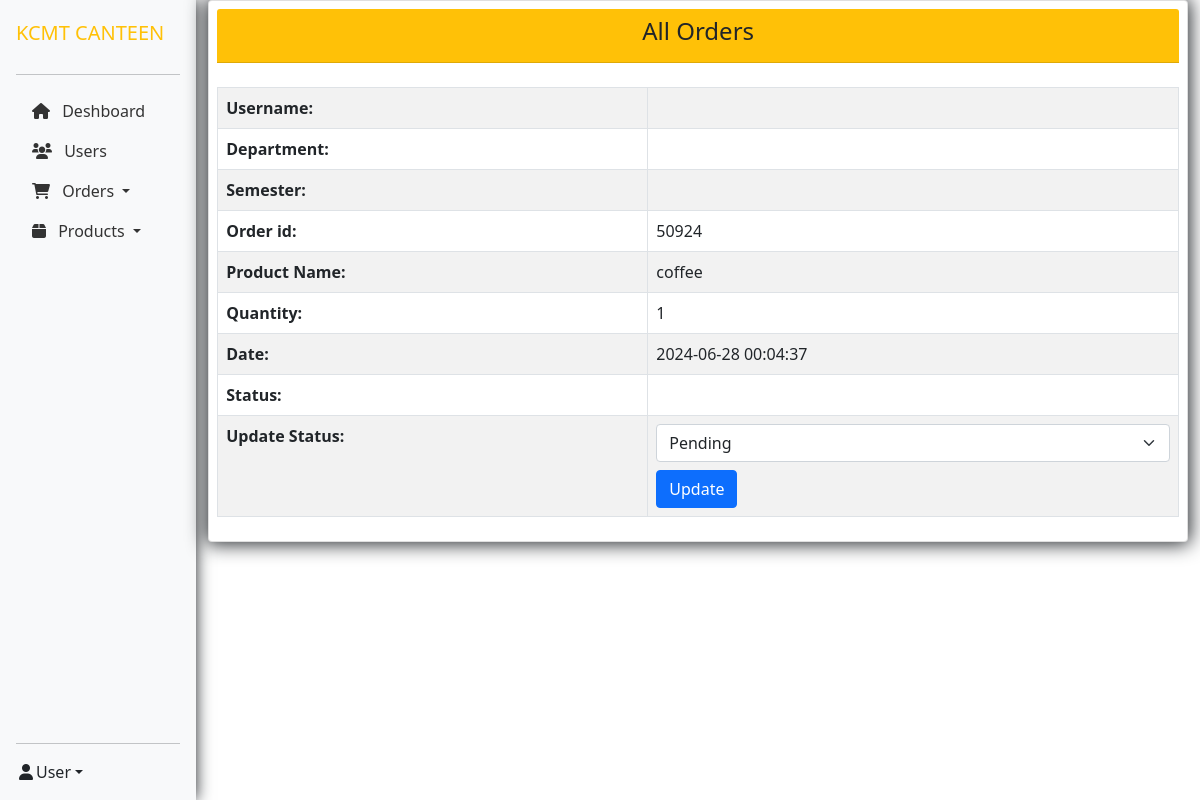
/admin/view_order.php?o_num=5, run on the app's committed database.
### tables this page shows
CREATE TABLE `users_orders` (
  `o_id` int(222) NOT NULL,
  `u_id` int(222) NOT NULL,
  `o_num` int(11) NOT NULL,
  `name` varchar(222) NOT NULL,
  `quantity` int(222) NOT NULL,
  `price` decimal(10,2) NOT NULL,
  `status` varchar(222) DEFAULT NULL,
  `date` timestamp NOT NULL DEFAULT current_timestamp() ON UPDATE current_timestamp(),
  `payment_method` varchar(200) NOT NULL
);

### admin/view_order.php (the view, shortened to what this page needs)
<!DOCTYPE html>
<html lang="en">
<?php
include("../connection/connect.php");
?>
<head>
    <link rel="stylesheet" href="https://cdnjs.cloudflare.com/ajax/libs/font-awesome/6.0.0/css/all.min.css">
    <link href="https://cdn.jsdelivr.net/npm/bootstrap@5.0.2/dist/css/bootstrap.min.css" rel="stylesheet"
>
</head>
<body>
    <div id="main-wrapper">
        <div class="d-flex">
            <?php include('include/sidebar.php'); ?>
            <div class="container-fluid">
                <div class="row">
                    <div class="col-lg-12">
                        <div class="card p-2">
                            <div class="card-header bg-warning mb-4">
                                <h4 class="m-b-0 text-dark text-center">All Orders</h4>
                            </div>
                            <div class="table-responsive m-t-20">
                                <table id="myTable" class="table table-bordered table-striped">
                                    <tbody>
                                        <?php
                                        $order_upd = $_GET['order_upd'];
                                        $o_num = $_GET['o_num'];
                                        $user_sql = "SELECT * FROM users WHERE u_id = '$order_upd'";
                                        $user_query = mysqli_query($db, $user_sql);
                                        $user_row = mysqli_fetch_array($user_query);
                                        $order_sql = "SELECT * FROM users_orders WHERE o_num = '$o_num'";
                                        $order_query = mysqli_query($db, $order_sql);
                                        $order_row = mysqli_fetch_array($order_query);
                                        ?>
                                        <tr>
                                            <td><strong>Username:</strong></td>
                                            <td><?php echo htmlspecialchars($user_row['username']); ?></td>
                                        </tr>
                                        <tr>
                                            <td><strong>Department:</strong></td>
                                            <td><?php echo htmlspecialchars($user_row['department']); ?></td>
                                        </tr>
                                        <tr>
                                            <td><strong>Semester:</strong></td>
                                            <td><?php echo htmlspecialchars($user_row['semester']); ?></td>
                                        </tr>
                                        <tr>
                                            <td><strong>Order id:</strong></td>
                                            <td><?php echo htmlspecialchars($order_row['o_id']); ?></td>
                                        </tr>
                                        <tr>
                                            <td><strong>Product Name:</strong></td>
                                            <td><?php echo htmlspecialchars($order_row['name']); ?></td>
                                        </tr>
                                        <tr>
                                            <td><strong>Quantity:</strong></td>
                                            <td><?php echo htmlspecialchars($order_row['quantity']); ?></td>
                                        </tr>
                                        <tr>
                                            <td><strong>Date:</strong></td>
                                            <td><?php echo htmlspecialchars($order_row['date']); ?></td>
                                        </tr>
                                        <tr>
                                            <td><strong>Status:</strong></td>
                                            <td>
                                                <?php
                                                $status = $order_row['status'];
                                                ?>
                                            </td>
                                        </tr>
                                        <tr>
                                            <td><strong>Update Status:</strong></td>
                                            <td>
                                                <form method="post" action="">
                                                    <select name="status" class="form-select">
                                                        <option value="pending" <?php if ($status == "" || $status == "pending") echo 'selected'; ?>>Pending</option>
                                                    </select>
                                                    <button type="submit" name="update_status" class="btn btn-primary mt-2">Update</button>
                                                </form>
                                            </td>
                                        </tr>
                                    </tbody>
                                </table>
                            </div>
                        </div>
                    </div>
                </div>
            </div>
        </div>
    </div>
</body>
</html>

### admin/include/sidebar.php (style rules this page uses)
.card { box-shadow: 0px 0px 19px 2px; }

### data on the page
users_orders: o "50924", name "coffee", quantity "1", date "2024-06-28 00:04:37"
